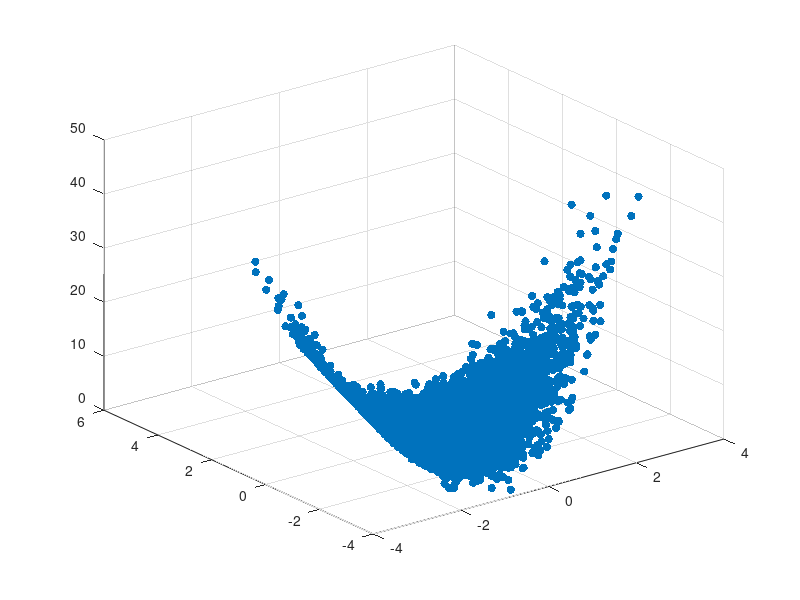

Here is the MATLAB script that generated this plot: (Note: this script raises an error after producing the figure.)
%function excercise2a
clear;
dataset = zeros(10000,2);
for i=1:2
    for j=1:10000
        dataset(j,i)= normrnd(0,1);
    end
end

K1 = [];
for i =1:10000
    temp = dataset(i,:)' * dataset(i,:);
    K1 = [K1;temp(:)'];
end
K2 = dataset' * (dataset * dataset') * dataset;
K3 = zeros(100,4);
for i=1:10000
K3(i,:) = [dot(dataset(i,1)', dataset(i,1)) dot(dataset(i,1)', dataset(i,2))...
    dot(dataset(i,2)', dataset(i,1)) dot(dataset(i,2)', dataset(i,2))];
end
weightVector = normrnd(zeros(2,1),1);
weightVector1 = weightVector'*weightVector;
weightVector2 = [dot(weightVector(1,1)', weightVector(1,1)); dot(weightVector(1,1)', weightVector(2,1));...
   dot(weightVector(2,1)', weightVector(1,1)); dot(weightVector(2,1)', weightVector(2,1))];
z = K1 * weightVector2;
%z = K3 * weightVector2;

scatter3(dataset(:,1),dataset(:,2),z, 'filled');
pcshow([dataset z],'MarkerSize',300);